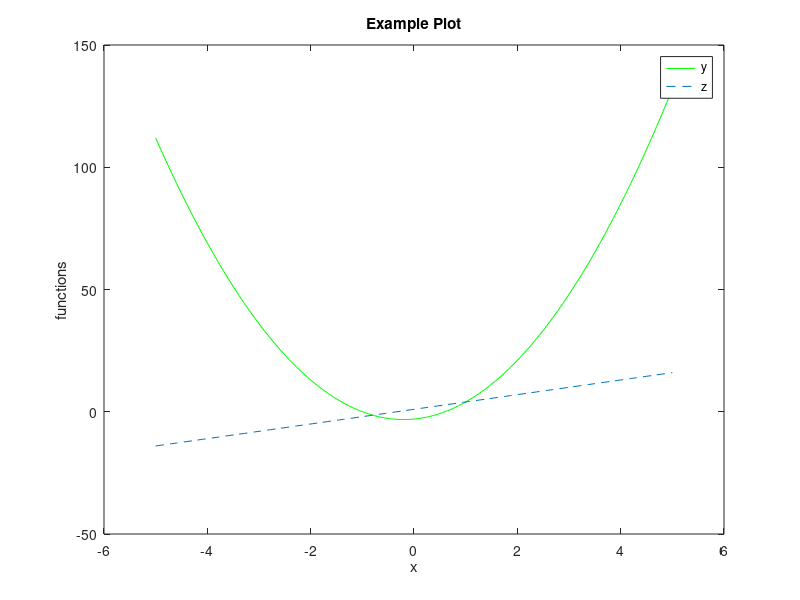

The MATLAB script that drew this image:
x = linspace(-5,5);
y = 5 * x.^2 + 2 * x - 3;
z = 3 * x + 1;
plot(x,y,'green',x,z,'--');
title('Example Plot');
xlabel('x');
ylabel('functions');
legend('y', 'z');